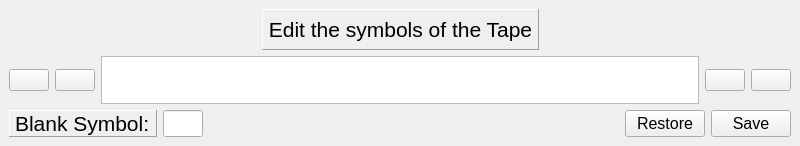
<?xml version="1.0" encoding="UTF-8"?>
<ui version="4.0">
 <class>EditTapes</class>
 <widget class="QMainWindow" name="EditTapes">
  <property name="geometry">
   <rect>
    <x>0</x>
    <y>0</y>
    <width>800</width>
    <height>146</height>
   </rect>
  </property>
  <property name="windowTitle">
   <string>MainWindow</string>
  </property>
  <widget class="QWidget" name="zCentralwidget">
   <layout class="QVBoxLayout" name="verticalLayout">
    <item>
     <layout class="QHBoxLayout" name="zTitleLayout">
      <item>
       <spacer name="zSpacer_2">
        <property name="orientation">
         <enum>Qt::Horizontal</enum>
        </property>
        <property name="sizeHint" stdset="0">
         <size>
          <width>40</width>
          <height>20</height>
         </size>
        </property>
       </spacer>
      </item>
      <item>
       <widget class="QLabel" name="zLabel">
        <property name="font">
         <font>
          <pointsize>16</pointsize>
         </font>
        </property>
        <property name="frameShape">
         <enum>QFrame::Panel</enum>
        </property>
        <property name="frameShadow">
         <enum>QFrame::Raised</enum>
        </property>
        <property name="lineWidth">
         <number>1</number>
        </property>
        <property name="midLineWidth">
         <number>0</number>
        </property>
        <property name="text">
         <string> Edit the symbols of the Tape </string>
        </property>
        <property name="alignment">
         <set>Qt::AlignCenter</set>
        </property>
        <property name="wordWrap">
         <bool>false</bool>
        </property>
        <property name="margin">
         <number>0</number>
        </property>
       </widget>
      </item>
      <item>
       <spacer name="zSpacer_3">
        <property name="orientation">
         <enum>Qt::Horizontal</enum>
        </property>
        <property name="sizeHint" stdset="0">
         <size>
          <width>40</width>
          <height>20</height>
         </size>
        </property>
       </spacer>
      </item>
     </layout>
    </item>
    <item>
     <layout class="QHBoxLayout" name="zTapeLayout">
      <item>
       <widget class="QPushButton" name="plusLeftBt">
        <property name="sizePolicy">
         <sizepolicy hsizetype="Minimum" vsizetype="Maximum">
          <horstretch>0</horstretch>
          <verstretch>0</verstretch>
         </sizepolicy>
        </property>
        <property name="text">
         <string/>
        </property>
       </widget>
      </item>
      <item>
       <widget class="QPushButton" name="minusLeftBt">
        <property name="sizePolicy">
         <sizepolicy hsizetype="Minimum" vsizetype="Maximum">
          <horstretch>0</horstretch>
          <verstretch>0</verstretch>
         </sizepolicy>
        </property>
        <property name="text">
         <string/>
        </property>
       </widget>
      </item>
      <item>
       <widget class="QListWidget" name="tapeList">
        <property name="maximumSize">
         <size>
          <width>16777215</width>
          <height>48</height>
         </size>
        </property>
       </widget>
      </item>
      <item>
       <widget class="QPushButton" name="minusRightBt">
        <property name="sizePolicy">
         <sizepolicy hsizetype="Minimum" vsizetype="Maximum">
          <horstretch>0</horstretch>
          <verstretch>0</verstretch>
         </sizepolicy>
        </property>
        <property name="text">
         <string/>
        </property>
       </widget>
      </item>
      <item>
       <widget class="QPushButton" name="plusRightBt">
        <property name="sizePolicy">
         <sizepolicy hsizetype="Minimum" vsizetype="Maximum">
          <horstretch>0</horstretch>
          <verstretch>0</verstretch>
         </sizepolicy>
        </property>
        <property name="text">
         <string/>
        </property>
       </widget>
      </item>
     </layout>
    </item>
    <item>
     <layout class="QHBoxLayout" name="zBSymLayout">
      <item>
       <widget class="QLabel" name="zLabel_2">
        <property name="font">
         <font>
          <pointsize>16</pointsize>
         </font>
        </property>
        <property name="frameShape">
         <enum>QFrame::Panel</enum>
        </property>
        <property name="frameShadow">
         <enum>QFrame::Raised</enum>
        </property>
        <property name="text">
         <string>Blank Symbol:</string>
        </property>
        <property name="margin">
         <number>1</number>
        </property>
       </widget>
      </item>
      <item>
       <widget class="QLineEdit" name="blankSymLEdit">
        <property name="sizePolicy">
         <sizepolicy hsizetype="Preferred" vsizetype="Preferred">
          <horstretch>0</horstretch>
          <verstretch>0</verstretch>
         </sizepolicy>
        </property>
        <property name="maximumSize">
         <size>
          <width>40</width>
          <height>16777215</height>
         </size>
        </property>
        <property name="font">
         <font>
          <pointsize>12</pointsize>
         </font>
        </property>
        <property name="maxLength">
         <number>1</number>
        </property>
        <property name="alignment">
         <set>Qt::AlignCenter</set>
        </property>
       </widget>
      </item>
      <item>
       <spacer name="zSpacer">
        <property name="orientation">
         <enum>Qt::Horizontal</enum>
        </property>
        <property name="sizeHint" stdset="0">
         <size>
          <width>40</width>
          <height>20</height>
         </size>
        </property>
       </spacer>
      </item>
      <item>
       <widget class="QPushButton" name="restoreBt">
        <property name="font">
         <font>
          <pointsize>12</pointsize>
         </font>
        </property>
        <property name="text">
         <string>Restore</string>
        </property>
       </widget>
      </item>
      <item>
       <widget class="QPushButton" name="saveBt">
        <property name="font">
         <font>
          <pointsize>12</pointsize>
         </font>
        </property>
        <property name="text">
         <string>Save</string>
        </property>
       </widget>
      </item>
     </layout>
    </item>
   </layout>
  </widget>
 </widget>
 <resources/>
 <connections/>
</ui>
